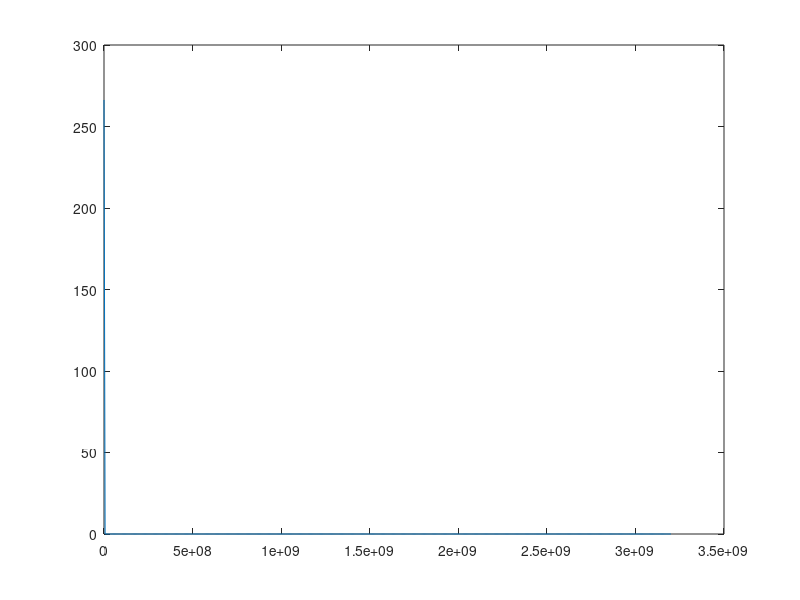
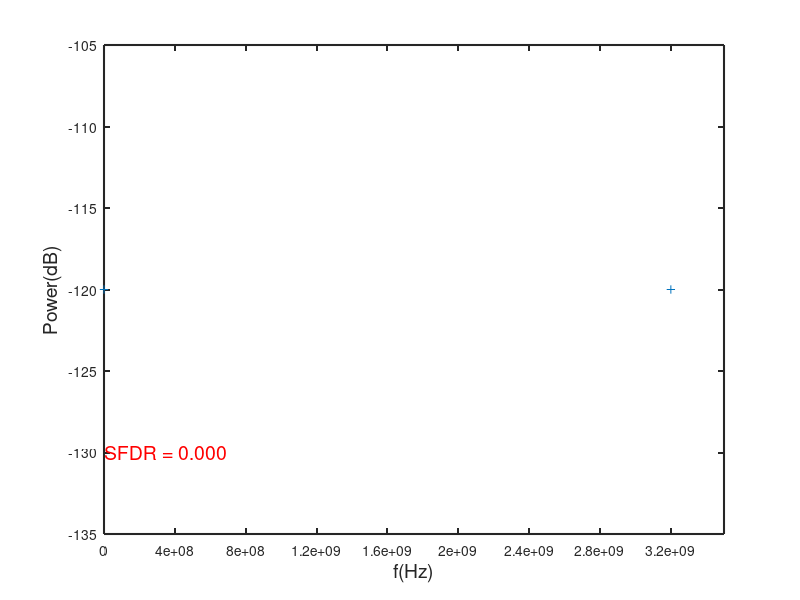

These charts were generated, in order, by the following MATLAB code:
%Get the data from TXT

%clear all;

DATA_ALL = importdata('AD_Result(test).txt');

close all;
%DATA = ADResult - 0.5;
DATA_ALL = DATA_ALL - (4.1644259838873407e3 / 2);
DATA_ALL = DATA_ALL / 4.1644259838873407e3;
DATA = DATA_ALL(0020:1043);

Fs = 6.4e9;
T = 1/Fs;
L = 1024;
t = (0:1024-1)*T;

Y = fft(DATA);

P2 = abs(Y/L);
P1 = P2(1:L/2+1);
P1(2:end-1) = 2*P1(2:end-1);

f=Fs*(0:(L/2))/L;
plot(f, P1);


y_sp = (abs(P1).^2);

y_sp(1) = 1e-12;
y_sp(513) = 1e-12;

max_ind = max(y_sp);
m = find(y_sp==max(y_sp));
ptot =  sum(y_sp);
p_signal = max(y_sp);
p_noise = ptot-p_signal;
SNDR=10*log10(p_signal/p_noise);
ENOB=(SNDR-1.76)/6.02;

y_sp_temp = y_sp;
y_sp_temp(m) = 1e-12;
pharm=max(y_sp_temp);
SFDR=10*log10(p_signal/pharm);

figure(2);
mag=10*log10(y_sp);


%Calculate SNR  max find 5 order harmonic
%Add 5 extra y_sp to the last!

y_sp_for_SNR = y_sp;
y_sp_flip = flip(y_sp(1:512));
y_sp_for_SNR = [y_sp_for_SNR ; y_sp_flip ; y_sp(2:end) ; y_sp_flip ; y_sp(2:end)];
f_for_SNR = [f f(2:end)+1*Fs/2 f(2:end)+2*Fs/2 f(2:end)+3*Fs/2 f(2:end)+4*Fs/2];

Fin = 6.4e9*251/1024; 

harm1 = y_sp_for_SNR((f_for_SNR==Fin));
dBharm1 = 10*log10(harm1);
harm2 = y_sp_for_SNR((f_for_SNR==2*Fin));
dBharm2 = 10*log10(harm2);
harm3 = y_sp_for_SNR((f_for_SNR==3*Fin));
dBharm3 = 10*log10(harm3);
harm4 = y_sp_for_SNR((f_for_SNR==4*Fin));
dBharm4 = 10*log10(harm4);
harm5 = y_sp_for_SNR((f_for_SNR==5*Fin));
dBharm5 = 10*log10(harm5);

harm = harm1+harm2+harm3+harm4+harm5;

SNR = 10*log10(harm/(ptot-harm));






%mag(129) = mag(127);

axes('FontSize',14);
plot(f,mag,'-+')
set(gca, 'LineWidth',1.5)
xlabel('f(Hz)','FontSize',14)
set(gca,'xtick',[0:Fs/16:Fs/2]);

xlabel('f(Hz)','FontSize',14)

ylabel('Power(dB)','FontSize',14 )

%title(stringI,'FontSize',14)
text(2e4,max(mag)-10, sprintf('SFDR = %4.3f',SFDR),'color','r','fontsize',14);
hold on
text(2e4,max(mag)-20, sprintf('SNDR = %4.3f',SNDR),'color','r','fontsize',14);
hold on
text(2e4,max(mag)-30, sprintf('ENOB = %4.3f',ENOB),'color','r','fontsize',14);
hold on
text(2e4,max(mag)-40, sprintf('SNR = %4.3f',SNR),'color','r','fontsize',14);

